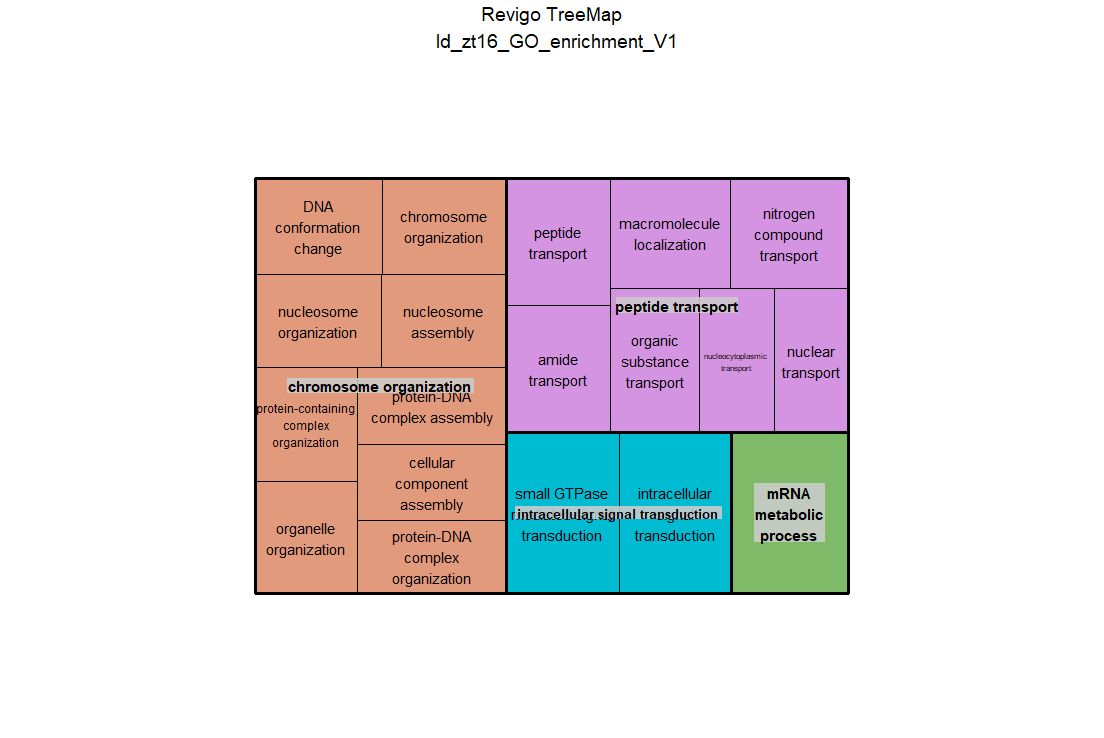

Write R code to recreate this figure.
# A treemap R script produced by the Revigo server at http://revigo.irb.hr/
# If you found Revigo useful in your work, please cite the following reference:
# Supek F et al. "REVIGO summarizes and visualizes long lists of Gene Ontology
# terms" PLoS ONE 2011. doi:10.1371/journal.pone.0021800

# author: Anton Kratz <anton.kratz@gmail.com>, RIKEN Omics Science Center, Functional Genomics Technology Team, Japan
# created: Fri, Nov 02, 2012  7:25:52 PM
# last change: Fri, Nov 09, 2012  3:20:01 PM

# -----------------------------------------------------------------------------
# If you don't have the treemap package installed, uncomment the following line:
# install.packages( "treemap" );
library(treemap) 								# treemap package by Martijn Tennekes

# Set the working directory if necessary
# setwd("C:/Users/username/workingdir");

# --------------------------------------------------------------------------
# Here is your data from Revigo. Scroll down for plot configuration options.

revigo.names <- c("term_ID","description","frequency","uniqueness","dispensability","representative");
revigo.data <- rbind(c("GO:0015833","peptide transport",0.3261553023045909,0.6964274538030628,-0,"peptide transport"),
c("GO:0006913","nucleocytoplasmic transport",0.36092054313071836,0.560010314334336,0.30440297,"peptide transport"),
c("GO:0033036","macromolecule localization",3.705455122637613,0.6903241458157326,0.30098522,"peptide transport"),
c("GO:0042886","amide transport",0.39183739287037156,0.6916559645821455,0.51415511,"peptide transport"),
c("GO:0051169","nuclear transport",0.3609238693114327,0.5600099839844022,0.67802652,"peptide transport"),
c("GO:0071702","organic substance transport",6.066900404037823,0.6689469790775321,0.47204183,"peptide transport"),
c("GO:0071705","nitrogen compound transport",4.774462994776034,0.6778742194072473,0.4284447,"peptide transport"),
c("GO:0016071","mRNA metabolic process",1.3064539347919566,0.982106282001515,0,"mRNA metabolic process"),
c("GO:0035556","intracellular signal transduction",3.7944870018179575,0.9418602652279695,0.0128461,"intracellular signal transduction"),
c("GO:0007264","small GTPase mediated signal transduction",0.33345626897253483,0.9464464572981359,0.51359779,"intracellular signal transduction"),
c("GO:0051276","chromosome organization",1.2297688384231882,0.6231197391350012,0.01118932,"chromosome organization"),
c("GO:0006334","nucleosome assembly",0.09057190085107651,0.6090453081270546,0.66833899,"chromosome organization"),
c("GO:0006996","organelle organization",3.543576559632832,0.5975060919774089,0.67595103,"chromosome organization"),
c("GO:0022607","cellular component assembly",2.5732697740112993,0.5886872030121265,0.64626874,"chromosome organization"),
c("GO:0034728","nucleosome organization",0.09438037776897892,0.6144159465030905,0.67893359,"chromosome organization"),
c("GO:0043933","protein-containing complex organization",2.6611873826523444,0.6080639474655009,0.58680598,"chromosome organization"),
c("GO:0065004","protein-DNA complex assembly",0.1970396193359134,0.590082246591204,0.65956535,"chromosome organization"),
c("GO:0071103","DNA conformation change",0.7916476409129807,0.6368296044203838,0.69754761,"chromosome organization"),
c("GO:0071824","protein-DNA complex organization",1.1399652853171207,0.5677405605813344,0.5307363,"chromosome organization"));

stuff <- data.frame(revigo.data);
names(stuff) <- revigo.names;

stuff$frequency <- as.numeric( as.character(stuff$frequency) );
stuff$uniqueness <- as.numeric( as.character(stuff$uniqueness) );
stuff$dispensability <- as.numeric( as.character(stuff$dispensability) );


# check the tmPlot command documentation for all possible parameters - there are a lot more
treemap(
  stuff,
  index = c("representative","description"),
  vSize = "uniqueness",
  type = "categorical",
  vColor = "representative",
  title = "Revigo TreeMap
  ld_zt16_GO_enrichment_V1",
  inflate.labels = FALSE,      # set this to TRUE for space-filling group labels - good for posters
  lowerbound.cex.labels = 0,   # try to draw as many labels as possible (still, some small squares may not get a label)
  position.legend = "none"
)

dev.off()
